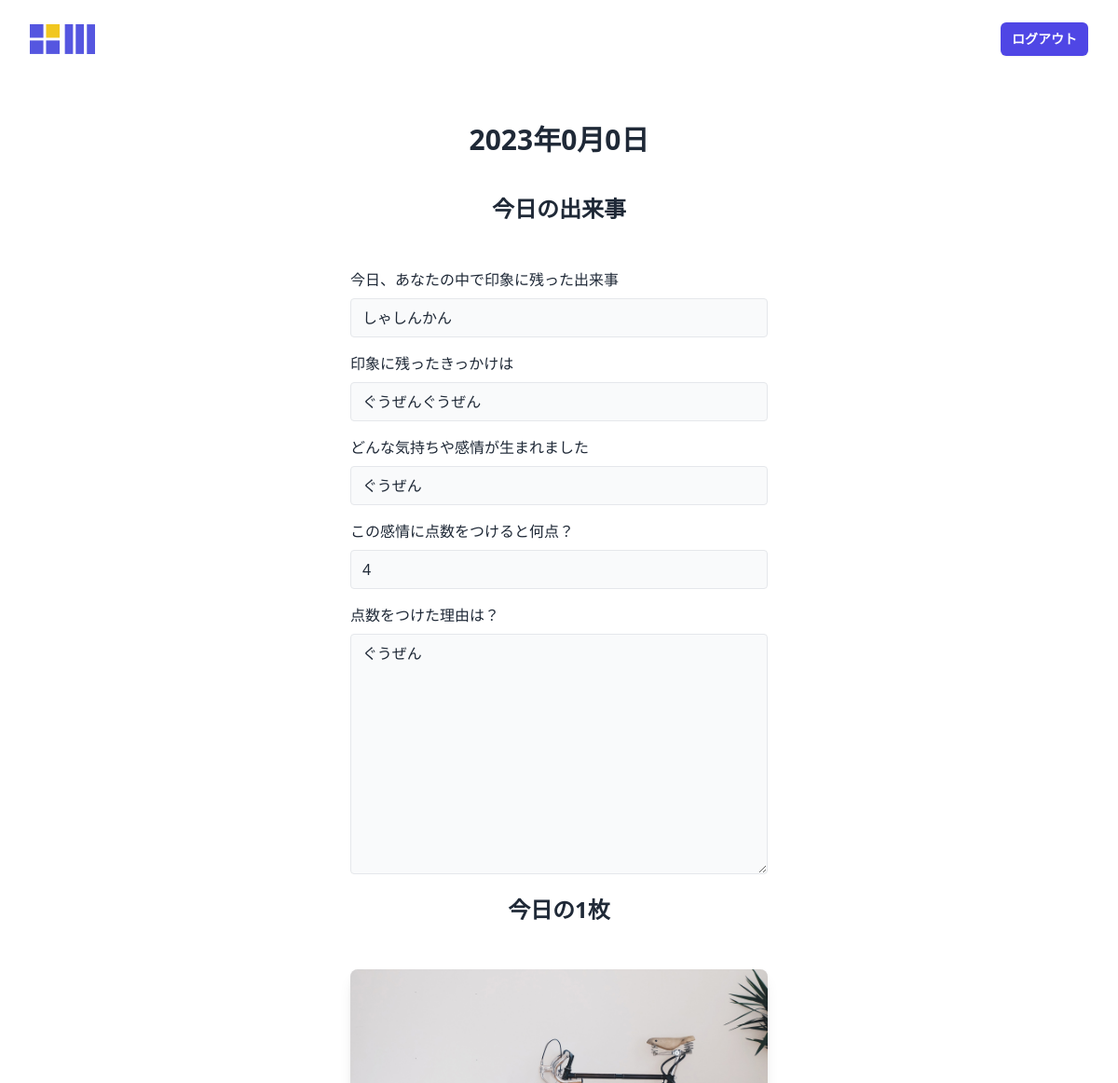
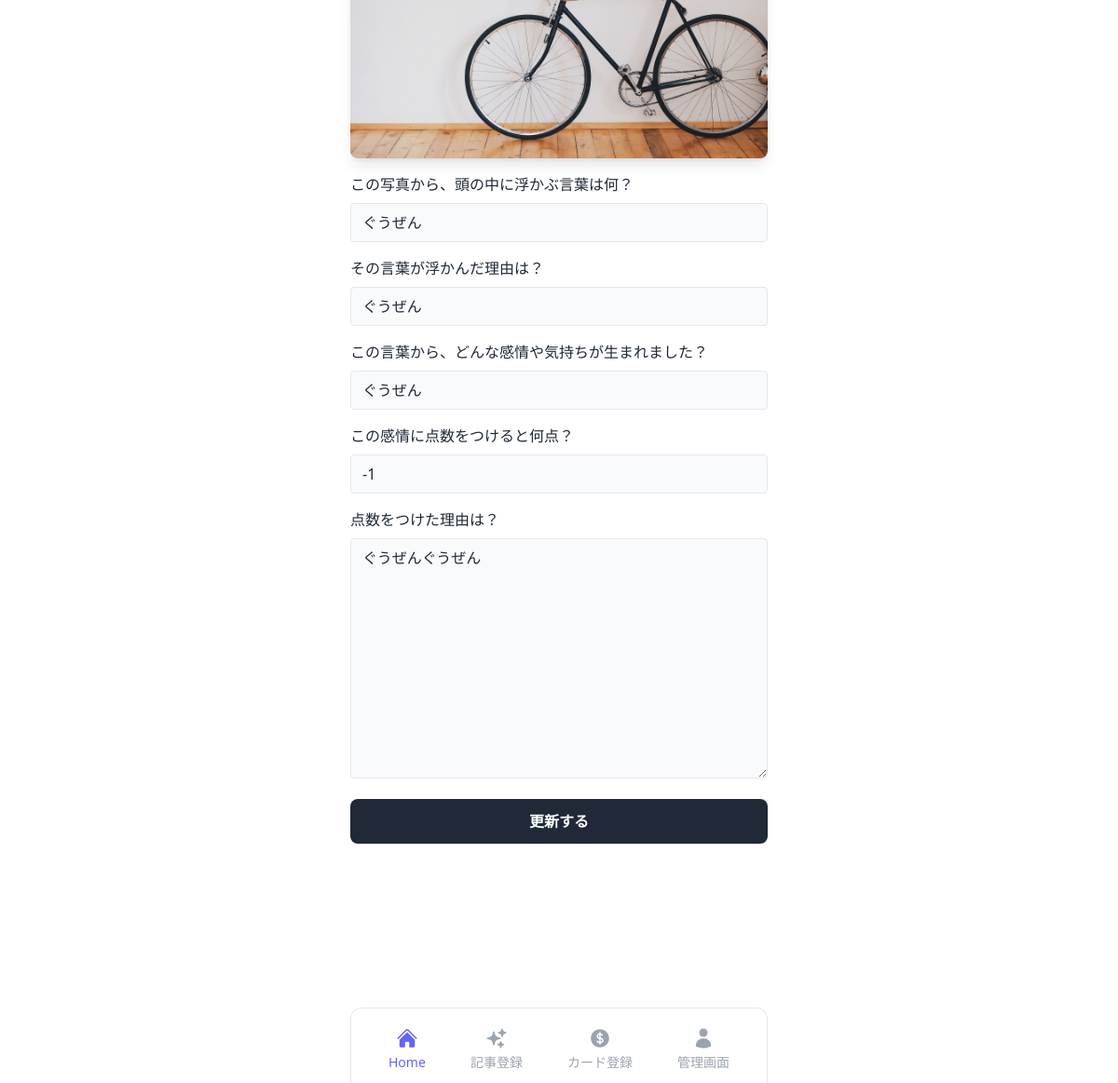
The page /diary-edit.php?diary_id=10 (signed in) on the database its author committed (2 pictures, top to bottom).
### tables this page shows
CREATE TABLE `dev13_diary` (
  `diary_id` int(12) NOT NULL,
  `registration_date` date NOT NULL,
  `created_date` datetime NOT NULL,
  `update_date` datetime NOT NULL,
  `today_events` text NOT NULL,
  `events_impression` text NOT NULL,
  `events_emotions` text NOT NULL,
  `events_points` int(12) NOT NULL,
  `events_points_reason` text NOT NULL,
  `select_card_filename` varchar(255) NOT NULL,
  `photo_keyword` text NOT NULL,
  `photo_keyword_reason` text NOT NULL,
  `photo_emotions` text NOT NULL,
  `photo_points` int(11) NOT NULL,
  `photo_points_reason` text NOT NULL
);

### diary-edit.php (the view, shortened to what this page needs)
<?php
$diary_id = $_GET["diary_id"];
$pdo = db_connect();
$sql = "SELECT * FROM dev13_diary WHERE diary_id=:diary_id";
$stmt = $pdo->prepare($sql);
$stmt->bindValue(':diary_id', $diary_id, PDO::PARAM_INT);
$status = $stmt->execute();
if ($status == false) {
    $error = $stmt->errorInfo();
    exit("（SQLエラー）ErrorQuery:" . $error[2]);
} else {
    $row = $stmt->fetch();
}
?>
<!DOCTYPE html>
<html lang="ja">
<head>
    <script src="https://cdn.tailwindcss.com"></script>
</head>
<body>
    <?php include('include/header.php'); ?>
    <div class="bg-white py-6 sm:py-8 lg:py-12">
        <div class="mx-auto max-w-screen-2xl px-4 md:px-8">
            <h2 class="mb-2 text-center text-2xl font-bold text-gray-800 md:mb-2 lg:text-3xl">2023年0月0日</h2>
            <form action="insert.php" method="POST" class="mx-auto max-w-lg">
                <div class="flex flex-col gap-4 p-4 md:p-8">
                    <h3 class="mb-4 text-center text-lg font-bold text-gray-800 md:mb-8 lg:text-2xl">今日の出来事</h3>
                    <div>
                        <label for="today_events" class="mb-2 inline-block text-sm text-gray-800 sm:text-base">今日、あなたの中で印象に残った出来事</label>
                        <input name="today_events" value="<?= $row["today_events"] ?>" class="w-full rounded border bg-gray-50 px-3 py-2 text-gray-800 outline-none ring-indigo-300 transition duration-100 focus:ring" />
                    </div>
                    <div>
                        <label for="events_impression" class="mb-2 inline-block text-sm text-gray-800 sm:text-base">印象に残ったきっかけは</label>
                        <input name="events_impression" value="<?= $row["events_impression"] ?>" class="w-full rounded border bg-gray-50 px-3 py-2 text-gray-800 outline-none ring-indigo-300 transition duration-100 focus:ring" />
                    </div>
                    <div>
                        <label for="events_emotions" class="mb-2 inline-block text-sm text-gray-800 sm:text-base">どんな気持ちや感情が生まれました</label>
                        <input name="events_emotions" value="<?= $row["events_emotions"] ?>" class="w-full rounded border bg-gray-50 px-3 py-2 text-gray-800 outline-none ring-indigo-300 transition duration-100 focus:ring" />
                    </div>
                    <div>
                        <label for="events_points" class="mb-2 inline-block text-sm text-gray-800 sm:text-base">この感情に点数をつけると何点？</label>
                        <input name="events_points" value="<?= $row["events_points"] ?>" type="number" class="w-full rounded border bg-gray-50 px-3 py-2 text-gray-800 outline-none ring-indigo-300 transition duration-100 focus:ring" />
                    </div>
                    <div>
                        <label for="events_points_reason" class="mb-2 inline-block text-sm text-gray-800 sm:text-base">点数をつけた理由は？</label>
                        <textarea name="events_points_reason" id="" cols="30" rows="10" class="w-full rounded border bg-gray-50 px-3 py-2 text-gray-800 outline-none ring-indigo-300 transition duration-100 focus:ring"><?= $row["events_points_reason"] ?></textarea>
                    </div>
                    <h3 class="mb-4 text-center text-lg font-bold text-gray-800 md:mb-8 lg:text-2xl">今日の1枚</h3>
                    <div class="h-64 overflow-hidden rounded-lg bg-gray-100 shadow-lg md:h-auto">
                        <img src="card_images/<?= $row["select_card_filename"] ?>" loading="lazy" alt="Photo by Martin Sanchez" class="h-full w-full object-cover object-center" />
                    </div>
                    <div>
                        <label for="photo_keyword" class="mb-2 inline-block text-sm text-gray-800 sm:text-base">この写真から、頭の中に浮かぶ言葉は何？</label>
                        <input name="photo_keyword" value="<?= $row["photo_keyword"] ?>" class="w-full rounded border bg-gray-50 px-3 py-2 text-gray-800 outline-none ring-indigo-300 transition duration-100 focus:ring" />
                    </div>
                    <div>
                        <label for="photo_keyword_reason" class="mb-2 inline-block text-sm text-gray-800 sm:text-base">その言葉が浮かんだ理由は？</label>
                        <input name="photo_keyword_reason" value="<?= $row["photo_keyword_reason"] ?>" class="w-full rounded border bg-gray-50 px-3 py-2 text-gray-800 outline-none ring-indigo-300 transition duration-100 focus:ring" />
                    </div>
                    <div>
                        <label for="photo_emotions" class="mb-2 inline-block text-sm text-gray-800 sm:text-base">この言葉から、どんな感情や気持ちが生まれました？</label>
                        <input name="photo_emotions" value="<?= $row["photo_emotions"] ?>" class="w-full rounded border bg-gray-50 px-3 py-2 text-gray-800 outline-none ring-indigo-300 transition duration-100 focus:ring" />
                    </div>
                    <div>
                        <label for="photo_points" class="mb-2 inline-block text-sm text-gray-800 sm:text-base">この感情に点数をつけると何点？</label>
                        <input name="photo_points" value="<?= $row["photo_points"] ?>" type="number" class="w-full rounded border bg-gray-50 px-3 py-2 text-gray-800 outline-none ring-indigo-300 transition duration-100 focus:ring" />
                    </div>
                    <div>
                        <label for="photo_points_reason" class="mb-2 inline-block text-sm text-gray-800 sm:text-base">点数をつけた理由は？</label>
                        <textarea name="photo_points_reason" id="" cols="30" rows="10" class="w-full rounded border bg-gray-50 px-3 py-2 text-gray-800 outline-none ring-indigo-300 transition duration-100 focus:ring"><?= $row["photo_points_reason"] ?></textarea>
                    </div>
                    <input type="submit" value="更新する" class="block rounded-lg bg-gray-800 px-8 py-3 text-center text-sm font-semibold text-white outline-none ring-gray-300 transition duration-100 hover:bg-gray-700 focus-visible:ring active:bg-gray-600 md:text-base">
                </div>
            </form>
        </div>
    </div>
    <?php include('include/footer.php'); ?>
</body>
</html>

### rows shown on the page
dev13_diary: today_events "しゃしんかん", events_impression "ぐうぜんぐうぜん", events_emotions "ぐうぜん", events_points "4", events_points_reason "ぐうぜん", select_card_filename (picture), photo_keyword "ぐうぜん", photo_keyword_reason "ぐうぜん", photo_emotions "ぐうぜん", photo_points "-1", photo_points_reason "ぐうぜんぐうぜん"
